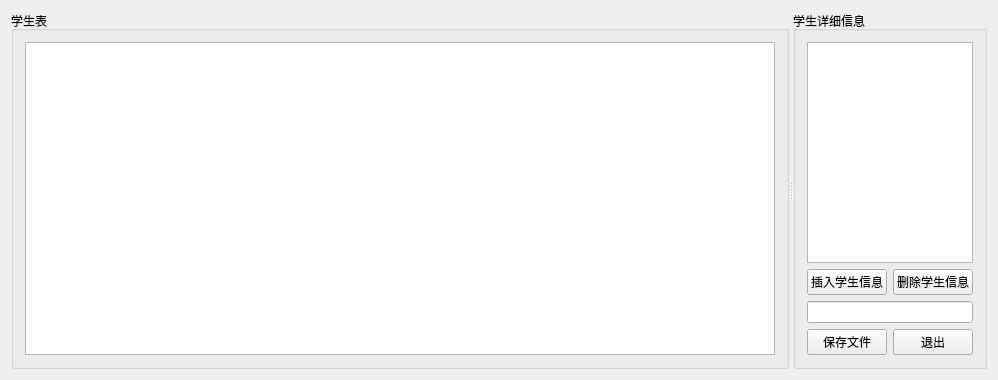
<?xml version="1.0" encoding="UTF-8"?>
<ui version="4.0">
 <class>Widget</class>
 <widget class="QWidget" name="Widget">
  <property name="geometry">
   <rect>
    <x>0</x>
    <y>0</y>
    <width>905</width>
    <height>380</height>
   </rect>
  </property>
  <property name="windowTitle">
   <string>Widget</string>
  </property>
  <layout class="QGridLayout" name="gridLayout_2">
   <item row="0" column="0">
    <widget class="QSplitter" name="splitter">
     <property name="orientation">
      <enum>Qt::Horizontal</enum>
     </property>
     <widget class="QGroupBox" name="groupBox">
      <property name="minimumSize">
       <size>
        <width>0</width>
        <height>0</height>
       </size>
      </property>
      <property name="title">
       <string>学生表</string>
      </property>
      <layout class="QVBoxLayout" name="verticalLayout_2">
       <item>
        <widget class="QTableView" name="tableView">
         <property name="minimumSize">
          <size>
           <width>750</width>
           <height>0</height>
          </size>
         </property>
         <property name="baseSize">
          <size>
           <width>0</width>
           <height>0</height>
          </size>
         </property>
        </widget>
       </item>
      </layout>
     </widget>
     <widget class="QGroupBox" name="groupBox_2">
      <property name="title">
       <string>学生详细信息</string>
      </property>
      <layout class="QVBoxLayout" name="verticalLayout_3">
       <item>
        <layout class="QVBoxLayout" name="verticalLayout">
         <item>
          <widget class="QListWidget" name="listStudent"/>
         </item>
         <item>
          <layout class="QGridLayout" name="gridLayout">
           <item row="0" column="0">
            <widget class="QPushButton" name="insertStudent">
             <property name="text">
              <string>插入学生信息</string>
             </property>
            </widget>
           </item>
           <item row="0" column="1">
            <widget class="QPushButton" name="deletStudent">
             <property name="text">
              <string>删除学生信息</string>
             </property>
            </widget>
           </item>
           <item row="1" column="0" colspan="2">
            <widget class="QLineEdit" name="editStudent"/>
           </item>
           <item row="2" column="0">
            <widget class="QPushButton" name="saveStudent">
             <property name="text">
              <string>保存文件</string>
             </property>
            </widget>
           </item>
           <item row="2" column="1">
            <widget class="QPushButton" name="exitStudent">
             <property name="text">
              <string>退出</string>
             </property>
            </widget>
           </item>
          </layout>
         </item>
        </layout>
       </item>
      </layout>
     </widget>
    </widget>
   </item>
  </layout>
 </widget>
 <layoutdefault spacing="6" margin="11"/>
 <resources/>
 <connections/>
</ui>
